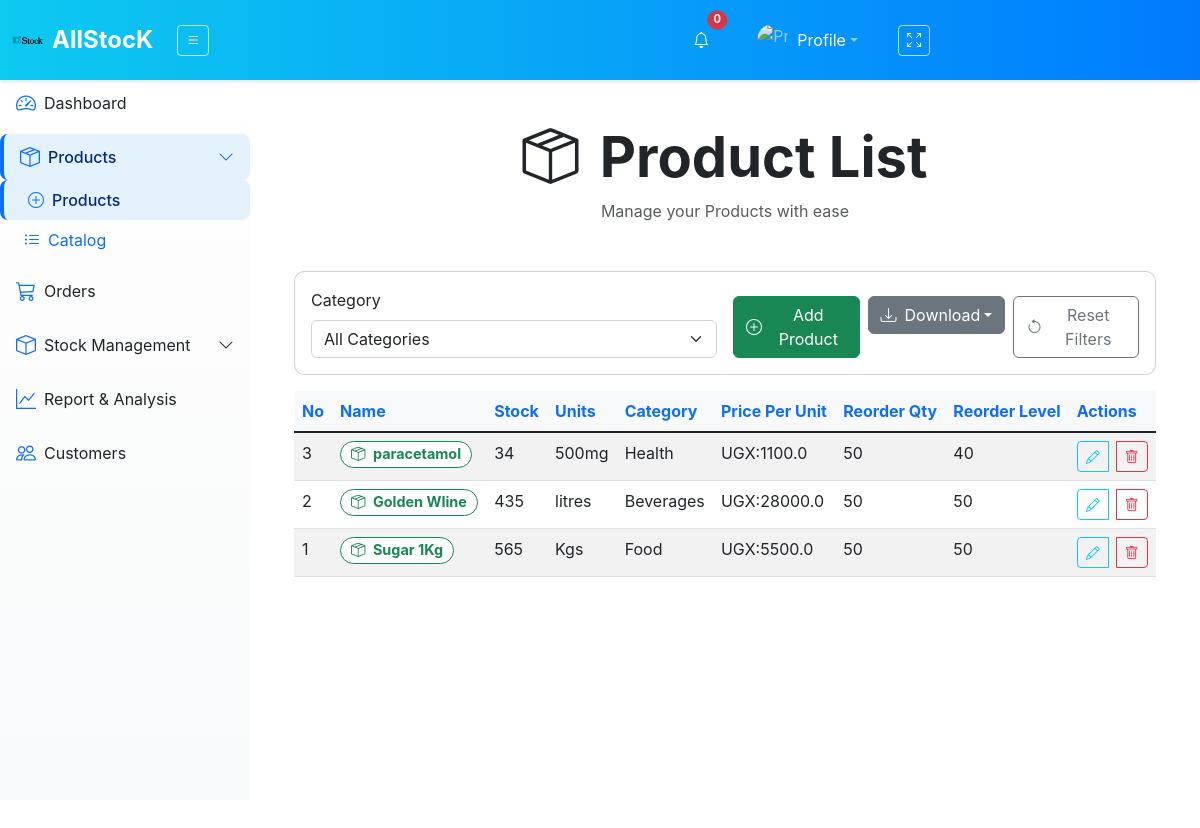
Before: /products/ with the older database file.
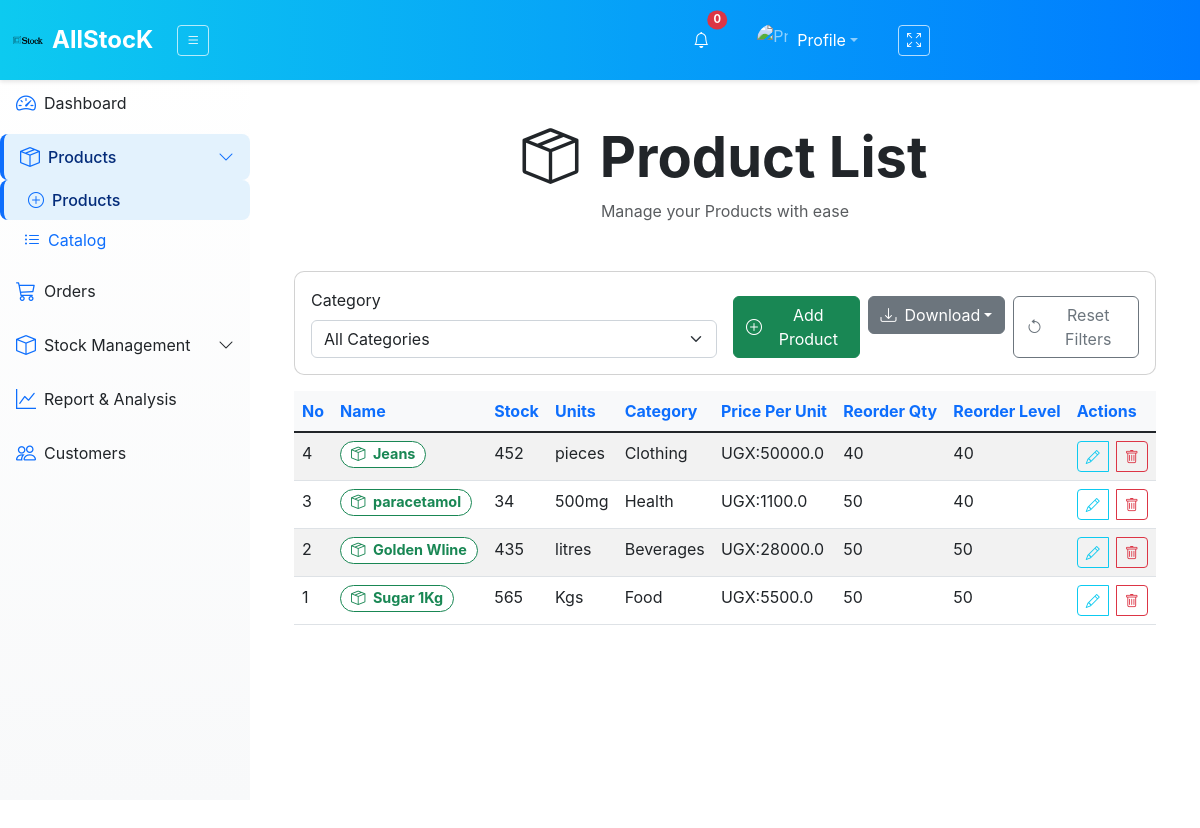
After: the same page with the newer database file.
### inventory_sys/models.py (models this page shows, shortened)
class Product(models.Model):
    product_id = models.AutoField(primary_key=True)
    name = models.CharField(max_length=100, unique=True)
    category = models.ForeignKey('Category', on_delete=models.CASCADE)
    selling_price = models.FloatField()
    units = models.CharField(max_length=50, default='pcs')
    quantity_in_stock = models.IntegerField(default=0)
    reorder_quantity = models.PositiveIntegerField(default=0)
    reorder_level = models.PositiveIntegerField(default=0)

class Category(models.Model):
    name = models.CharField(max_length=255, unique=True)
    description = models.TextField(blank=True, null=True)
    category_type = models.CharField(max_length=20, choices=CATEGORY_TYPES, default='finished_goods')
    created_at = models.DateTimeField(auto_now_add=True)

### inventory_sys/views.py (the view, shortened to what this page needs)
# urls.py: path('products/', views.product_list, name='product_list'),
def product_list(request):
    categories = Category.objects.all()
    stocks = Stock.objects.all()
    category_id = request.GET.get('category', '')
    search_query = request.GET.get('search', '').strip()
    products = Product.objects.all().order_by('-product_id')
    if category_id:
        products = products.filter(category_id=category_id)
    if search_query:
        products = products.filter(
            Q(name__icontains=search_query) | Q(product_id__icontains=search_query)
        )
    paginator = Paginator(products, 10)
    page_number = request.GET.get('page')
    page_obj = paginator.get_page(page_number)
    context = {
        'page_obj': page_obj,
        'stocks': stocks,
        'categories': categories,
        'category_id': category_id,
        'search_query': search_query,
    }
    return render(request, 'InvApp/product_list.html', context)

### inventory_sys/templates/InvApp/product_list.html (shortened to what the changed rows need)
{% extends "InvApp/layout.html" %}
{% block content %}
    <div class="container-fluid py-5  min-vh-100">
        <div class="text-center mb-5">
            <h1 class="display-4 fw-bold text-dark"><i class="bi bi-box-seam me-2"></i> Product List</h1>
        </div>
    <div class="table-responsive mt-3">
        <table id="example" class="table table-striped" style="width:100%">
            <thead class="table-light">
                <tr>
                    <th>No</th>
                    <th>Name</th>
                    <th>Stock</th>
                    <th>Units</th>
                    <th>Category</th>
                    <th>Price Per Unit</th>
                    <th>Reorder Qty</th>
                    <th>Reorder Level</th>
                    <th>Actions</th>
                </tr>
            </thead>
            <tbody class="table-group-divider fs-6">
                {% for product in page_obj %}
                <tr>
                    <td>{{ product.product_id }}</td>
                    <td>
                        <a href="{% url 'product_history' product.product_id %}" title="View Full History" class="text-decoration-none">
                            <span class="badge border border-success text-success bg-white rounded-pill">
                                <i class="bi bi-box-seam me-1"></i> {{ product.name }}
                            </span>
                        </a>
                    </td>
                    <td>{{ product.quantity_in_stock }}</td>
                    <td>{{ product.units }}</td>
                    <td>{{ product.category.name }}</td>
                    <td>UGX:{{ product.selling_price }}</td>
                    <td>{{ product.reorder_quantity }}</td>
                    <td>{{ product.reorder_level }}</td>
                    <td>
                        <div class="btn-group gap-2">
                            <button type="button" class="btn btn-outline-info btn-sm" data-bs-toggle="modal" data-bs-target="#updateProductModal{{ product.product_id }}" title="Edit Product">
                                <i class="bi bi-pencil"></i>
                            </button>
                            <button type="button" class="btn btn-outline-danger btn-sm" data-bs-toggle="modal" data-bs-target="#deleteProductModal{{ product.product_id }}" title="Delete Product">
                                <i class="bi bi-trash"></i>
                            </button>
                        </div>
                    </td>
                </tr>
                {% endfor %}
            </tbody>
        </table>
    </div>
</div>
{% endblock %}

Changed rows visible on the page:
added Product: product_id "4", name "Jeans", quantity_in_stock "452", units "pieces", category.name "Clothing", selling_price "50000.0", reorder_quantity "40", reorder_level "40"
